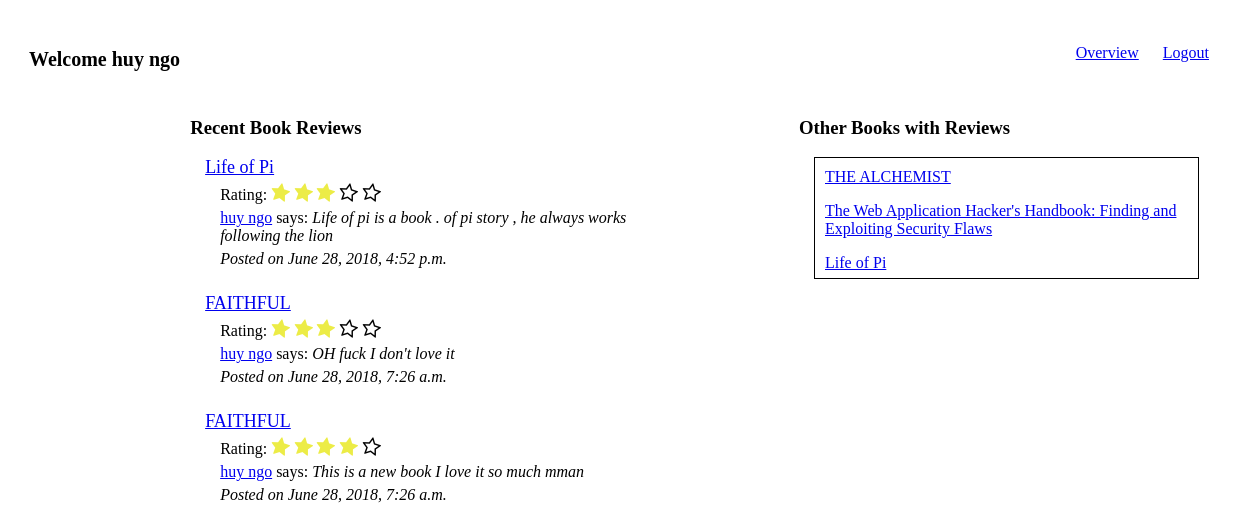
Screenshot of /books (signed in) with the database file from the repository.
### main_app/models.py (models this page shows)
class User(models.Model):
	name = models.CharField(max_length=255)
	alias = models.CharField(max_length=255)
	email = models.EmailField()
	password = models.CharField(max_length=255)
	created_at = models.DateTimeField(auto_now_add=True)
	admin = models.BooleanField(default=False) #False is normal_user
	objects = UserManager()

class Book(models.Model):
	title = models.CharField(max_length=255)
	author = models.CharField(max_length=255)
	poster = models.ForeignKey(User, related_name="uploaded_books")
	book_image = models.ImageField(upload_to='book_images/', default='book_images/no-img.jpg')
	rating = models.FloatField(default=0)
	created_at = models.DateTimeField(auto_now_add=True)

class Review(models.Model):
	rating = models.IntegerField(default=0)
	content = models.TextField()
	reviewer = models.ForeignKey('User', related_name="reviews_left")
	book = models.ForeignKey('Book', related_name="reviews")
	created_at = models.DateTimeField(auto_now_add=True)

### main_app/views.py (the view)
# urls.py: url(r'^books$', views.show_books), # page to show all books, GET method
def show_books(request):
	if request.session.get('user_id',None) is None:
		messages.error(request,'You should login if want to show informations')
		return redirect('/')
	else:
		item={} #dictionary for item
		items =[]
		all_reviews = Review.objects.all().order_by('-created_at')
		reviews = all_reviews[:3]
		for review in reviews:
			item['created_at'] = review.created_at
			item['rating'] = range(review.rating)
			item['un_rating'] = range(5- review.rating)
			item['content'] = review.content
			item['user_name'] =review.reviewer.name
			item['title'] =review.book.title
			item['id'] = review.book.id
			item['user_id'] = review.reviewer.id
			items.append(item)
			item = {}
		books = set()
		for review in all_reviews:
			books.add((review.book.id, review.book.title))
		return render(request,'main_app/books.html',{'items':items,'books':books})

### main_app/templates/main_app/books.html (shortened to what this page needs)
<!DOCTYPE html>
<html lang="en">
<head>
    {% load static %}
    <link rel="stylesheet" href="{% static 'main_app/css/style.css' %}">
    <link rel="stylesheet" href="{% static 'main_app/css/header.css' %}">
     <link rel="stylesheet" href="https://cdnjs.cloudflare.com/ajax/libs/font-awesome/4.7.0/css/font-awesome.min.css">
</head>
<body>
    <main>
        <header>
        <p class="header_left">Welcome {{request.session.user_name}}</p>
        <p class="header_right">
            <a href="/books/overview">Overview</a>
            <a href="/logout">Logout</a></p>
        </header>
        <article>
                <div class="left_content">
                    <h3>Recent Book Reviews</h3>
                         {% for item in items %}
                    <div>
                    <a class="book_title" href="/books/{{item.id}}">{{item.title}}</a>
                    <p>Rating: {% for i in item.rating %}
                        <span class="fa fa-star checked"></span>
                        {% endfor %}
                        {% for i in item.un_rating %}
                        <span class="fa fa-star-o "></span>
                        {% endfor %}
                    </p>
                    <p><a href="/users/{{item.user_id}}">{{item.user_name}}</a> says: <span class="italic">{{item.content}}</span></p>
                    <p class="italic">Posted on {{item.created_at}}</p>
                      </div>
                {% endfor %}
            </div>
            <div class="right_content">
                <h3>Other Books with Reviews</h3>
                <div class="float_content">
                    {% for book in books %}
                    <p><a href="/books/{{book.0}}">{{book.1}}</a></p>
                {% endfor %}
                </div>
            </div>
        </article>
    </main>
</body>
</html>

### main_app/static/main_app/css/style.css (style rules this page uses)
.checked { color: #ecec46; }
main { margin: 0 auto; width: 1200px; padding: 20px; }
.left_content { display: inline-block; padding: 10px; width:500px; }
.right_content { display: inline-block; padding:10px; vertical-align: top; float: right; margin-right:20px; width: 400px; }
.left_content > div { margin-left: 15px; margin-bottom: 25px; }
.left_content > div >p { margin: 5px 0px 5px 15px; }
.book_title { font-size: 18px; }
.italic { font-style: italic; }
.fa { transform : rotate(10deg); font-size: 20px!important; }
.float_content { height: 100px; overflow-y: scroll; padding:10px; border:1px solid black; margin-left:15px; }
.float_content > p { margin-top: 0px; }

### main_app/static/main_app/css/header.css (style rules this page uses)
header { height: 60px; }
.header_left { float: left; font-size: 20px; font-weight: bold; }
.header_right { float: right; }
.header_right a { margin-right: 20px; }

### rows the page displays
User: session.user_name "huy ngo", user_name "huy ngo" "huy ngo" "huy ngo"
Book: title "Life of Pi", title "Life of Pi"
Review: content "Life of pi is a book . of pi story , he always works following the lion", created_at "June 28, 2018, 4:52 p.m."
Book: title "FAITHFUL" "FAITHFUL"
Review: content "OH fuck I don't love it", created_at "June 28, 2018, 7:26 a.m."
Review: content "This is a new book I love it so much mman", created_at "June 28, 2018, 7:26 a.m."
Book: title "THE ALCHEMIST"
Book: title "The Web Application Hacker's Handbook: Finding and Exploiting Security Flaws"
